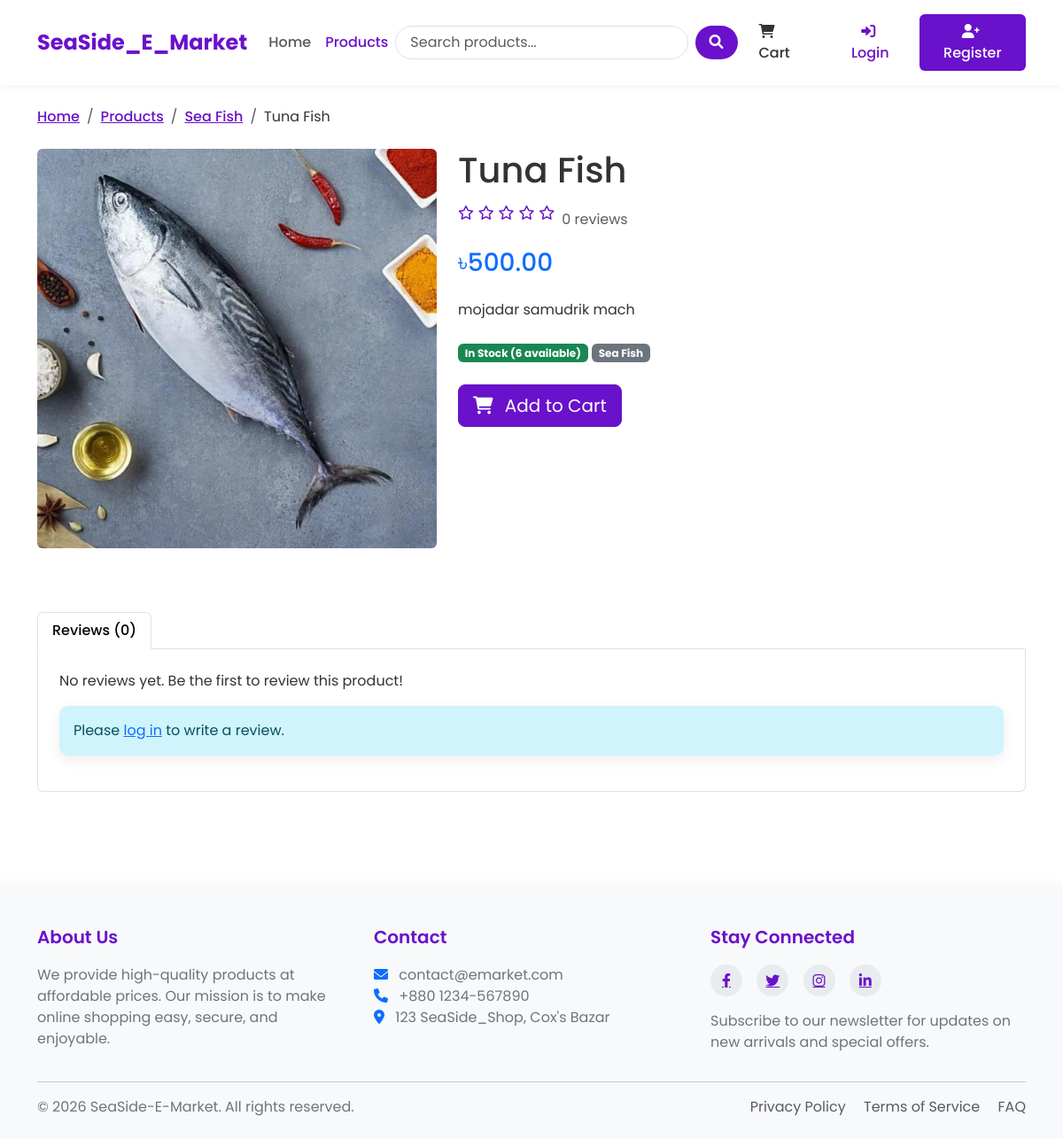
Before: /products/detail/tuna-fish/ with the older database file.
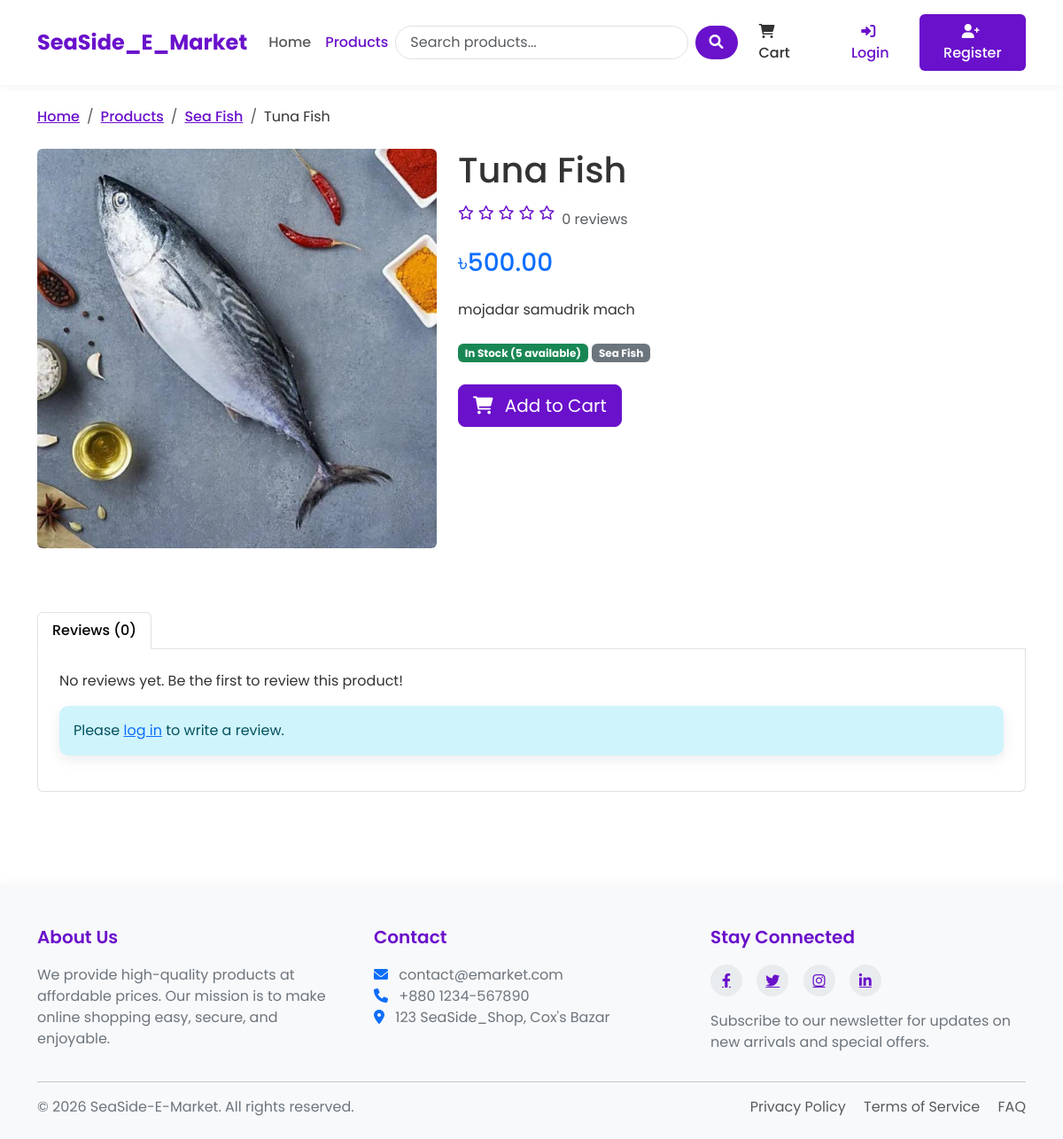
After: the same page with the newer database file.
### SeaSide_Shop/models.py (models this page shows, shortened)
class Product(models.Model):
    name = models.CharField(max_length=100)
    slug = models.SlugField(max_length=200, unique=True)
    category = models.ForeignKey(Category, on_delete=models.CASCADE, related_name='products')
    description = models.TextField()
    price = models.DecimalField(max_digits=10, decimal_places=2) # 405.99
    stock = models.PositiveBigIntegerField(default=1)
    available = models.BooleanField(default=True)
    created_at = models.DateTimeField(auto_now_add=True)
    updated_at = models.DateTimeField(auto_now=True)
    image = models.ImageField(upload_to='products/%Y/%m/%d') # products/25/10/2025
    def average_rating(self):
        ratings = self.ratings.all()
        if ratings.count() > 0:
            return sum([i.rating for i in ratings])/ratings.count()
        return 0

class Category(models.Model):
    name = models.CharField(max_length=100)
    slug = models.SlugField(max_length=100, unique=True)
    description = models.TextField()
    class Meta:
        verbose_name_plural = 'Categories'

### SeaSide_Shop/views.py (the view)
# urls.py: path('products/detail/<slug:slug>/', views.product_detail, name="product_detail"),
def product_detail(request, slug):
    product = get_object_or_404(Product, slug = slug, available = True)
    related_products = Product.objects.filter(category = product.category).exclude(id=product.id)
    user_rating = None
    if request.user.is_authenticated:
        try:
            user_rating = Rating.objects.get(product=product, user=request.user)
        except Rating.DoesNotExist:
            pass
    rating_form = RatingForm(instance=user_rating)
    return render(request, 'SeaSide_Shop/product_detail.html', {
        'product' :product,
        'related_products' : related_products,
        'user_rating' : user_rating,
        'rating_form' : rating_form
    })

### SeaSide_Shop/forms.py
class RatingForm(forms.ModelForm):
    class Meta:
        model = Rating
        fields = ['rating', 'comment']
        widgets = {
            'rating' : forms.Select(choices=[(i,i) for i in range(1,6)]),
            'comment' : forms.Textarea(attrs={'rows' : 4})
        }

### SeaSide_Shop/context_processors.py (called while the page is built)
def cart_items_count(request):
    if request.user.is_authenticated:
        try:
            cart = Cart.objects.get(user=request.user)
            return {'cart_items_count' : cart.get_total_items()}
        except Cart.DoesNotExist:
            return {'cart_items_count' : 0}
    return {'cart_items_count' : 0}

### templates/SeaSide_Shop/product_detail.html (shortened to what the changed rows need)
{% extends 'base.html' %}
{% block content %}
<nav aria-label="breadcrumb">
    <ol class="breadcrumb">
        <li class="breadcrumb-item"><a href="{% url 'home' %}">Home</a></li>
        <li class="breadcrumb-item"><a href="{% url 'product_list' %}">Products</a></li>
        <li class="breadcrumb-item"><a href="{% url 'product_list_by_category' product.category.slug %}">{{ product.category.name }}</a></li>
        <li class="breadcrumb-item active" aria-current="page">{{ product.name }}</li>
    </ol>
</nav>
<div class="row">
    <div class="col-md-5 mb-4">
        {% if product.image %}
        <img src="{{ product.image.url }}" class="img-fluid rounded" alt="{{ product.name }}">
        {% else %}
        <div class="bg-light text-center p-5 rounded">
            <i class="fas fa-image fa-5x text-muted"></i>
        </div>
        {% endif %}
    </div>
    <div class="col-md-7">
        <h1 class="mb-3">{{ product.name }}</h1>
        <div class="d-flex align-items-center mb-3">
            <div class="rating me-2">
                {% for i in "12345" %}
                {% if forloop.counter <= product.average_rating %}
                <i class="fas fa-star"></i>
                {% else %}
                <i class="far fa-star"></i>
                {% endif %}
                {% endfor %}
            </div>
            <span class="text-muted">{{ product.ratings.count }} review{{ product.ratings.count|pluralize }}</span>
        </div>
        <h2 class="h3 text-primary mb-4">৳{{ product.price }}</h2>
        <p class="mb-4">{{ product.description }}</p>
        <div class="mb-4">
            <span class="badge bg-{% if product.stock > 0 %}success{% else %}danger{% endif %}">
                {% if product.stock > 0 %}In Stock ({{ product.stock }} available){% else %}Out of Stock{% endif %}
            </span>
            <span class="badge bg-secondary">{{ product.category.name }}</span>
        </div>
        {% if product.stock > 0 %}
        <form action="{% url 'cart_add' product.id %}" method="post" class="mb-4">
            <button type="submit" class="btn btn-primary btn-lg">
            </button>
        </form>
        {% endif %}
    </div>
</div>
<div class="row mt-5">
    <div class="col-12">
        <ul class="nav nav-tabs" id="productTabs" role="tablist">
            <li class="nav-item" role="presentation">
                <button class="nav-link active" id="reviews-tab" data-bs-toggle="tab" data-bs-target="#reviews"
                        type="button" role="tab" aria-controls="reviews" aria-selected="true">
                    Reviews ({{ product.ratings.count }})
                </button>
            </li>
        </ul>
    </div>
</div>
{% endblock %}

Changed rows visible on the page:
changed Product "Tuna Fish": stock "6" → "5"
